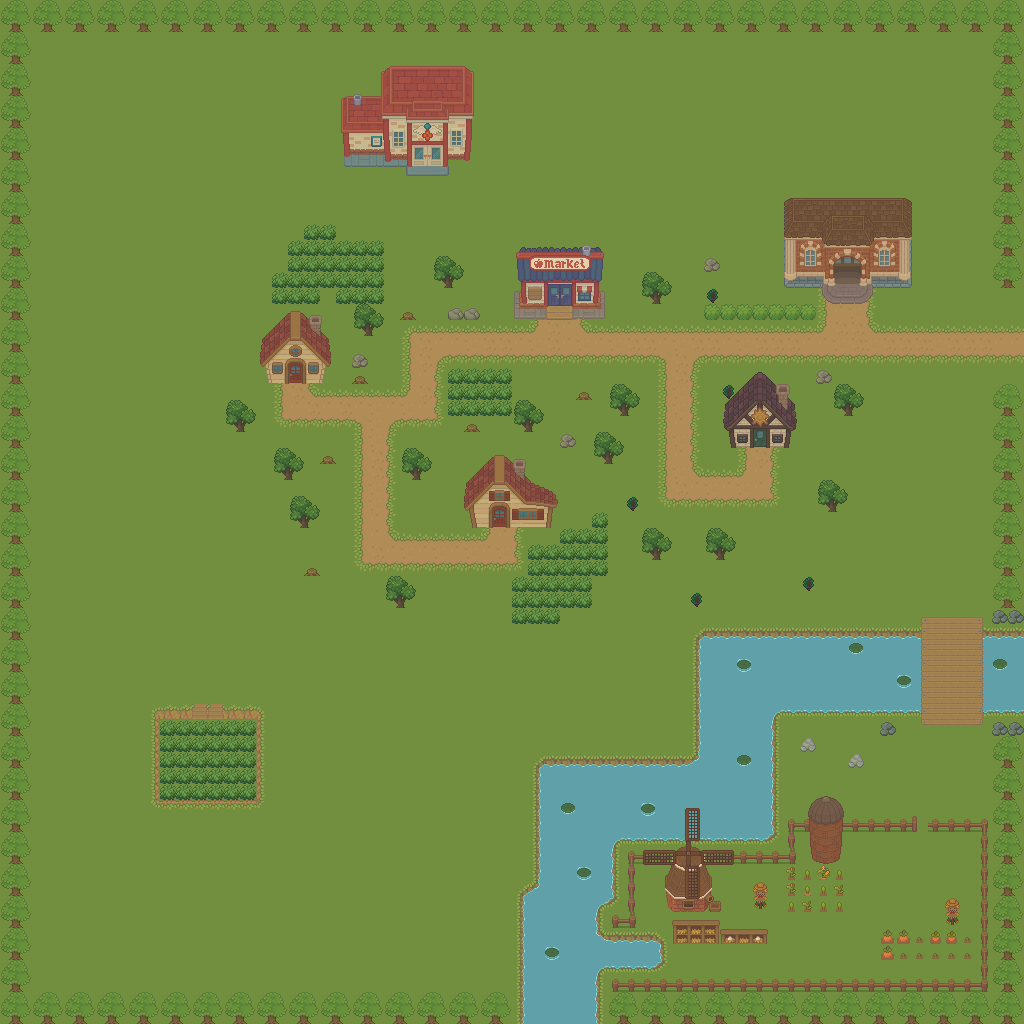

A level layout from a 2D game, rendered from its tile map. Below: a short description, then the map file with tile-grid data replaced by summaries:
An orthogonal 64x64 tile map with 16x16 px tiles, 9 tile layers (ground, clivage, tree, river, ...), 3 tilesets and 7 objects (playerSpawn, house1, house2, house3, marketEntry, ...).

<map version="1.9" tiledversion="1.9.2" orientation="orthogonal" renderorder="right-down" width="64" height="64" tilewidth="16" tileheight="16" infinite="0" nextlayerid="15" nextobjectid="35">
 <tileset firstgid="1" name="global" tilewidth="16" tileheight="16" tilecount="10508" columns="148">
  <image source="../assets/map/global.png" trans="000000" width="2368" height="1136" />
 </tileset>
 <tileset firstgid="10509" source="global.tsx" />
 <tileset firstgid="21017" source="nature_global.tsx" />
 <layer id="1" name="ground" width="64" height="64">
  <data>[4096 cells, 4096 non-empty, 10 distinct tile ids]</data>
 </layer>
 <layer id="10" name="clivage" width="64" height="64">
  <data>[4096 cells, 26 non-empty, 9 distinct tile ids]</data>
 </layer>
 <layer id="3" name="tree" width="64" height="64">
  <data>[4096 cells, 534 non-empty, 11 distinct tile ids]</data>
 </layer>
 <layer id="11" name="river" width="64" height="64">
  <data>[4096 cells, 314 non-empty, 13 distinct tile ids]</data>
 </layer>
 <layer id="8" name="pokeSpawn" width="64" height="64">
  <data>[4096 cells, 97 non-empty, 1 distinct tile ids]</data>
 </layer>
 <layer id="6" name="path" width="64" height="64">
  <data>[4096 cells, 323 non-empty, 28 distinct tile ids]</data>
 </layer>
 <layer id="12" name="crops" width="64" height="64">
  <data>[4096 cells, 91 non-empty, 18 distinct tile ids]</data>
 </layer>
 <layer id="7" name="house" width="64" height="64">
  <data>[4096 cells, 295 non-empty, 295 distinct tile ids]</data>
 </layer>
 <objectgroup id="13" name="spawnPoint">
  <object id="27" name="playerSpawn" x="372" y="444">
   <point />
  </object>
 </objectgroup>
 <objectgroup id="14" name="changeMap">
  <object id="28" name="house1" x="498" y="531.333">
   <point />
  </object>
  <object id="29" name="house2" x="294.667" y="386.667">
   <point />
  </object>
  <object id="30" name="house3" x="758.667" y="450.667">
   <point />
  </object>
  <object id="31" name="marketEntry" x="546" y="295.333" width="27.3333" height="13.3333" />
  <object id="32" name="hospitalEntry" x="412" y="150.667" width="30.6667" height="16" />
  <object id="34" name="hallEntry" x="836" y="267.333" width="23.3333" height="18" />
 </objectgroup>
 <layer id="9" name="rock" width="64" height="64">
  <data>[4096 cells, 13 non-empty, 5 distinct tile ids]</data>
 </layer>
</map>
